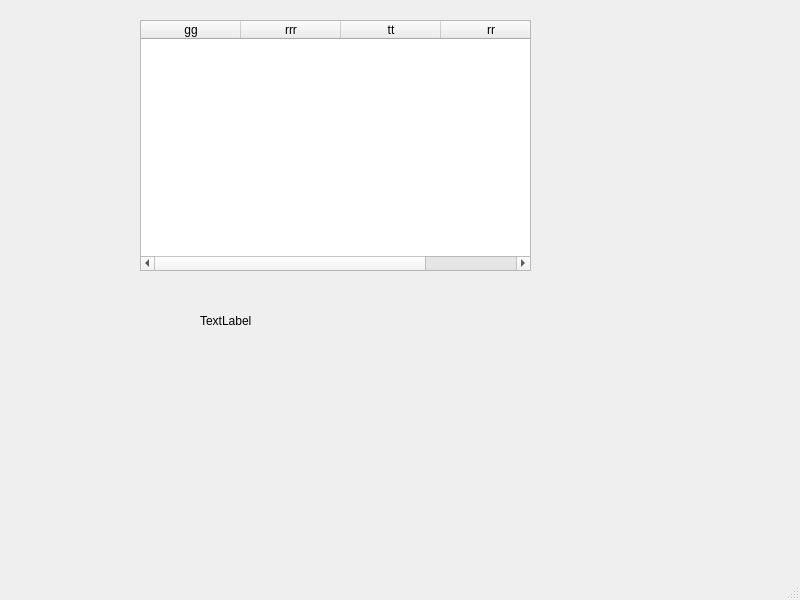
<?xml version="1.0" encoding="UTF-8"?>
<ui version="4.0">
 <class>MainWindow</class>
 <widget class="QMainWindow" name="MainWindow">
  <property name="geometry">
   <rect>
    <x>0</x>
    <y>0</y>
    <width>800</width>
    <height>600</height>
   </rect>
  </property>
  <property name="windowTitle">
   <string>MainWindow</string>
  </property>
  <widget class="QWidget" name="centralwidget">
   <widget class="QTableWidget" name="tableWidget">
    <property name="geometry">
     <rect>
      <x>140</x>
      <y>20</y>
      <width>391</width>
      <height>251</height>
     </rect>
    </property>
    <column>
     <property name="text">
      <string>gg</string>
     </property>
    </column>
    <column>
     <property name="text">
      <string>rrr</string>
     </property>
    </column>
    <column>
     <property name="text">
      <string>tt</string>
     </property>
    </column>
    <column>
     <property name="text">
      <string>rr</string>
     </property>
    </column>
   </widget>
   <widget class="QLabel" name="label">
    <property name="geometry">
     <rect>
      <x>200</x>
      <y>300</y>
      <width>251</width>
      <height>41</height>
     </rect>
    </property>
    <property name="text">
     <string>TextLabel</string>
    </property>
   </widget>
  </widget>
  <widget class="QMenuBar" name="menubar">
   <property name="geometry">
    <rect>
     <x>0</x>
     <y>0</y>
     <width>800</width>
     <height>18</height>
    </rect>
   </property>
  </widget>
  <widget class="QStatusBar" name="statusbar"/>
 </widget>
 <resources/>
 <connections/>
</ui>
